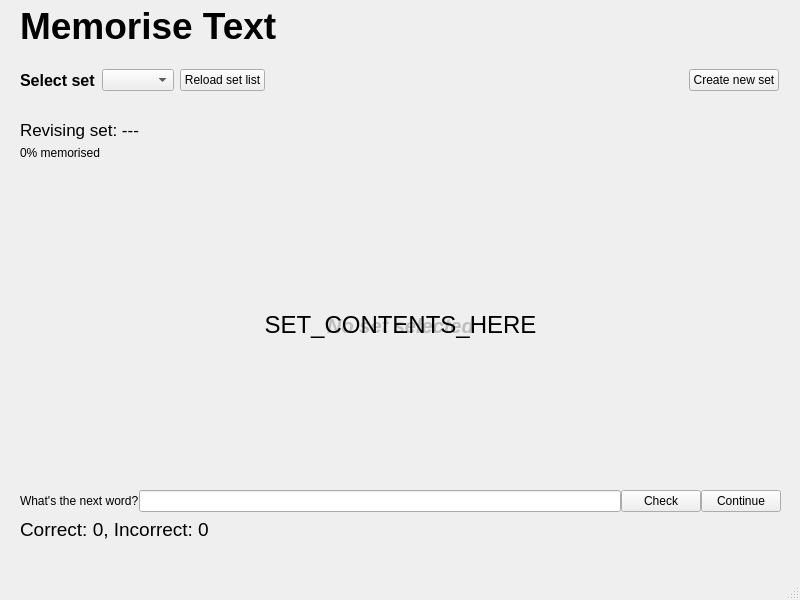
<?xml version="1.0" encoding="UTF-8"?>
<ui version="4.0">
 <class>TextMemorise</class>
 <widget class="QMainWindow" name="TextMemorise">
  <property name="geometry">
   <rect>
    <x>0</x>
    <y>0</y>
    <width>800</width>
    <height>600</height>
   </rect>
  </property>
  <property name="minimumSize">
   <size>
    <width>800</width>
    <height>600</height>
   </size>
  </property>
  <property name="maximumSize">
   <size>
    <width>800</width>
    <height>600</height>
   </size>
  </property>
  <property name="windowTitle">
   <string>MainWindow</string>
  </property>
  <widget class="QWidget" name="centralwidget">
   <widget class="QLabel" name="title">
    <property name="geometry">
     <rect>
      <x>20</x>
      <y>10</y>
      <width>271</width>
      <height>31</height>
     </rect>
    </property>
    <property name="font">
     <font>
      <pointsize>28</pointsize>
      <bold>true</bold>
     </font>
    </property>
    <property name="text">
     <string>Memorise Text</string>
    </property>
   </widget>
   <widget class="QWidget" name="horizontalLayoutWidget">
    <property name="geometry">
     <rect>
      <x>20</x>
      <y>50</y>
      <width>759</width>
      <height>61</height>
     </rect>
    </property>
    <layout class="QHBoxLayout" name="menu">
     <item>
      <widget class="QLabel" name="set_select">
       <property name="font">
        <font>
         <pointsize>12</pointsize>
         <bold>true</bold>
        </font>
       </property>
       <property name="text">
        <string>Select set</string>
       </property>
      </widget>
     </item>
     <item>
      <widget class="QComboBox" name="setList"/>
     </item>
     <item>
      <widget class="QPushButton" name="reloadSets">
       <property name="text">
        <string>Reload set list</string>
       </property>
      </widget>
     </item>
     <item>
      <spacer name="horizontalSpacer">
       <property name="orientation">
        <enum>Qt::Horizontal</enum>
       </property>
       <property name="sizeType">
        <enum>QSizePolicy::Expanding</enum>
       </property>
       <property name="sizeHint" stdset="0">
        <size>
         <width>50</width>
         <height>20</height>
        </size>
       </property>
      </spacer>
     </item>
     <item>
      <widget class="QPushButton" name="createSet">
       <property name="text">
        <string>Create new set</string>
       </property>
      </widget>
     </item>
    </layout>
   </widget>
   <widget class="QLabel" name="NoSetSelect">
    <property name="enabled">
     <bool>false</bool>
    </property>
    <property name="geometry">
     <rect>
      <x>20</x>
      <y>120</y>
      <width>761</width>
      <height>411</height>
     </rect>
    </property>
    <property name="font">
     <font>
      <pointsize>15</pointsize>
      <italic>true</italic>
      <bold>true</bold>
     </font>
    </property>
    <property name="text">
     <string>No set selected</string>
    </property>
    <property name="alignment">
     <set>Qt::AlignCenter</set>
    </property>
   </widget>
   <widget class="QWidget" name="verticalLayoutWidget">
    <property name="geometry">
     <rect>
      <x>20</x>
      <y>120</y>
      <width>761</width>
      <height>421</height>
     </rect>
    </property>
    <layout class="QVBoxLayout" name="MainLayout">
     <item>
      <widget class="QLabel" name="setTitle">
       <property name="sizePolicy">
        <sizepolicy hsizetype="Expanding" vsizetype="Fixed">
         <horstretch>0</horstretch>
         <verstretch>0</verstretch>
        </sizepolicy>
       </property>
       <property name="font">
        <font>
         <pointsize>13</pointsize>
        </font>
       </property>
       <property name="text">
        <string>Revising set: ---</string>
       </property>
       <property name="alignment">
        <set>Qt::AlignLeading|Qt::AlignLeft|Qt::AlignTop</set>
       </property>
      </widget>
     </item>
     <item>
      <widget class="QLabel" name="percentCompleted">
       <property name="sizePolicy">
        <sizepolicy hsizetype="Expanding" vsizetype="Fixed">
         <horstretch>0</horstretch>
         <verstretch>0</verstretch>
        </sizepolicy>
       </property>
       <property name="text">
        <string>0% memorised</string>
       </property>
      </widget>
     </item>
     <item>
      <widget class="QLabel" name="setContents">
       <property name="font">
        <font>
         <pointsize>18</pointsize>
        </font>
       </property>
       <property name="text">
        <string>SET_CONTENTS_HERE</string>
       </property>
       <property name="alignment">
        <set>Qt::AlignCenter</set>
       </property>
       <property name="wordWrap">
        <bool>true</bool>
       </property>
      </widget>
     </item>
     <item>
      <layout class="QHBoxLayout" name="answerBox">
       <property name="spacing">
        <number>0</number>
       </property>
       <property name="sizeConstraint">
        <enum>QLayout::SetDefaultConstraint</enum>
       </property>
       <item>
        <widget class="QLabel" name="nextWordLbl">
         <property name="sizePolicy">
          <sizepolicy hsizetype="Preferred" vsizetype="Fixed">
           <horstretch>0</horstretch>
           <verstretch>0</verstretch>
          </sizepolicy>
         </property>
         <property name="text">
          <string>What's the next word?</string>
         </property>
        </widget>
       </item>
       <item>
        <widget class="QLineEdit" name="answer"/>
       </item>
       <item>
        <widget class="QPushButton" name="submit">
         <property name="text">
          <string>Check</string>
         </property>
        </widget>
       </item>
       <item>
        <widget class="QPushButton" name="continueBtn">
         <property name="text">
          <string>Continue</string>
         </property>
        </widget>
       </item>
      </layout>
     </item>
     <item>
      <widget class="QLabel" name="ansStatus">
       <property name="sizePolicy">
        <sizepolicy hsizetype="Expanding" vsizetype="Fixed">
         <horstretch>0</horstretch>
         <verstretch>0</verstretch>
        </sizepolicy>
       </property>
       <property name="font">
        <font>
         <pointsize>14</pointsize>
        </font>
       </property>
       <property name="text">
        <string>Correct: 0, Incorrect: 0</string>
       </property>
      </widget>
     </item>
    </layout>
   </widget>
  </widget>
  <widget class="QMenuBar" name="menubar">
   <property name="geometry">
    <rect>
     <x>0</x>
     <y>0</y>
     <width>800</width>
     <height>22</height>
    </rect>
   </property>
  </widget>
  <widget class="QStatusBar" name="statusbar"/>
 </widget>
 <resources/>
 <connections/>
</ui>
